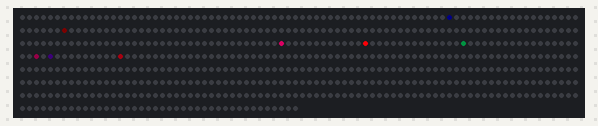
This sketch was run on a simulated Arduino Uno, built with avr-gcc and run on an emulated ATmega328P. Parts: 600 RGB LEDs in strip order, left to right, continuing on the next row. Random numbers use the default seed unless the sketch sets one; what the sketch prints to the serial monitor is not drawn.

Above: at 0.48 s.
At 13.0 s:
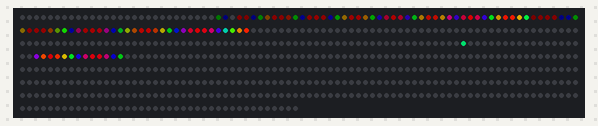
At 20.2 s:
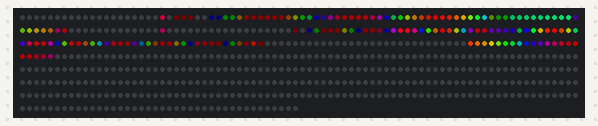
At 25.58 s:
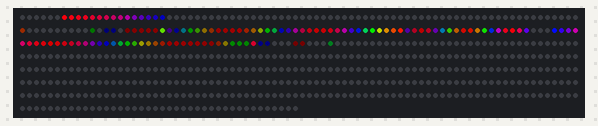
At 29.98 s:
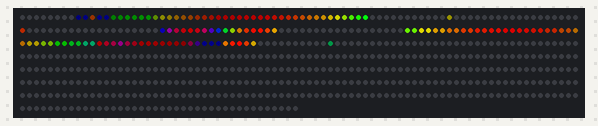
At 39.7 s:
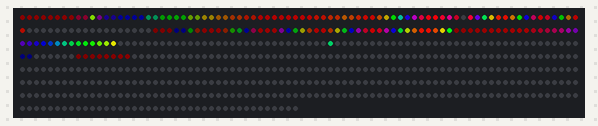

The sketch:

ghosts.ino
```cpp
#include "FastLED.h"

#if FASTLED_VERSION < 3001000
#error "Requires FastLED 3.1 or later; check github for latest code."
#endif

// Fixed global definitions.
#define LED_DT 11                                             // Data pin to connect to the strip.
#define LED_CK 13
#define COLOR_ORDER BGR
#define LED_TYPE APA102                                       // Don't forget to change LEDS.addLeds
#define NUM_LEDS 600                                           // Number of LED's.
#define NUM_GHOSTS 8

struct CRGB leds[NUM_LEDS];                                   // Initialize our LED array
uint8_t global_dir = 0;

typedef struct
 {
     uint8_t hue;
     uint8_t dir;
     uint8_t pos;
     boolean alive = false;
     uint8_t time_alive = 0;
     uint8_t speed;
 }  ghost;

ghost ghosts[NUM_GHOSTS];

void setup() {
  delay(100);
  Serial.begin(57600);
  Serial.write("Initializing\n");
  LEDS.addLeds<LED_TYPE, LED_DT, LED_CK, COLOR_ORDER, DATA_RATE_MHZ(2)>(leds, NUM_LEDS);
  //set_max_power_in_volts_and_milliamps(5, 100);
}


void loop () {
  spawn_news_ghosts_if_needed();
  update_ghosts();
  FastLED.delay(11);
  nscale8(leds,NUM_LEDS,236);
  FastLED.show();
}


void spawn_ghost() {
  uint8_t ghost_hue = beatsin8(20, 0, 255);
  for(int i = 0; i < NUM_GHOSTS; i++) {
    if (!ghosts[i].alive) {
      //Serial.write("Spawning a new ghost\n");
      ghosts[i].alive = true;
      ghosts[i].hue = ghost_hue;
      ghosts[i].time_alive = random8();
      ghosts[i].pos = random16(NUM_LEDS);

      if (global_dir == 0) {
        ghosts[i].dir = 0;
        global_dir = 1;
      } else {
        ghosts[i].dir = 1;
        global_dir = 0;
      }
      ghosts[i].speed = 1;
    }
  }
}

void spawn_news_ghosts_if_needed() {
  int alive_count = 0;
  for(int i = 0; i < NUM_GHOSTS; i++) {
    if(ghosts[i].alive) {
      alive_count++;
    }
  }
  if (alive_count < NUM_GHOSTS) {
    spawn_ghost();
  }
}


void update_ghosts() {
  uint8_t ghost_hue;
  for(int i = 0; i < NUM_GHOSTS; i++) {
    ghost_hue = beatsin8(10 * i, 0, 255);

    ghosts[i].hue = ghost_hue;

    // If it's still spawning
    if (ghosts[i].time_alive < 255) {
      ghosts[i].time_alive++;
      // Play spawning animation
      leds[ghosts[i].pos].setHSV(ghost_hue, 255, ghosts[i].time_alive);
      FastLED.show();
    } else {
      // Check against all others ghosts
      for(int x = 0; x < NUM_GHOSTS; x++) {
        if(x != i) {
          if(ghosts[x].time_alive == 255) {
            if(ghosts[i].pos == ghosts[x].pos) {
              if(ghosts[i].dir == 0) {
                ghosts[i].dir = 1;
              } else {
                ghosts[i].dir = 0;
              }
              //Serial.print("Collision\n");
              // Animate a kill/burst
              // Kill the slower one
              leds[ghosts[i].pos].setHue(ghost_hue);
              leds[ghosts[i].pos + 1].setHue(ghost_hue - 10);
              leds[ghosts[i].pos + 2].setHue(ghost_hue - 20);
              leds[ghosts[i].pos - 1].setHue(ghost_hue + 10);
              leds[ghosts[i].pos - 2].setHue(ghost_hue + 20);
              FastLED.show();
              FastLED.delay(10);
              FastLED.show();

              if(ghosts[i].speed > ghosts[x].speed) {
                if(ghosts[i].speed < 2) {
                  ghosts[i].speed++;
                  ghosts[x].alive = false;
                } else {
                  ghosts[i].alive = false;
                }
              } else {
                if(ghosts[x].speed < 2) {
                  ghosts[x].speed++;
                  ghosts[i].alive = false;
                } else {
                  ghosts[x].alive = false;
                }

              }
            }
          }
        }
      }

      // Move and cycle it
      if (ghosts[i].alive) {
        if (ghosts[i].dir == 1) {
          if (ghosts[i].pos < NUM_LEDS) {
            ghosts[i].pos += ghosts[i].speed;
          } else {
            ghosts[i].hue = ghost_hue;
            ghosts[i].dir = 0;
          }
          leds[ghosts[i].pos].setHue(ghosts[i].hue);
          if (ghosts[i].speed > 1) {
            leds[ghosts[i].pos - 1].setHue(ghosts[i].hue);
          }
        }

         if (ghosts[i].dir == 0) {
          if (ghosts[i].pos > 0) {
            ghosts[i].pos -= ghosts[i].speed;
          } else {
            ghosts[i].hue = ghost_hue;
            ghosts[i].dir = 1;
          }
          leds[ghosts[i].pos].setHue(ghosts[i].hue);
          if (ghosts[i].speed > 1) {
            leds[ghosts[i].pos + 1].setHue(ghosts[i].hue);
          }
        }


        //Serial.write("Updating Ghost\n");
        FastLED.show();
      }
    }
  }
}
```
